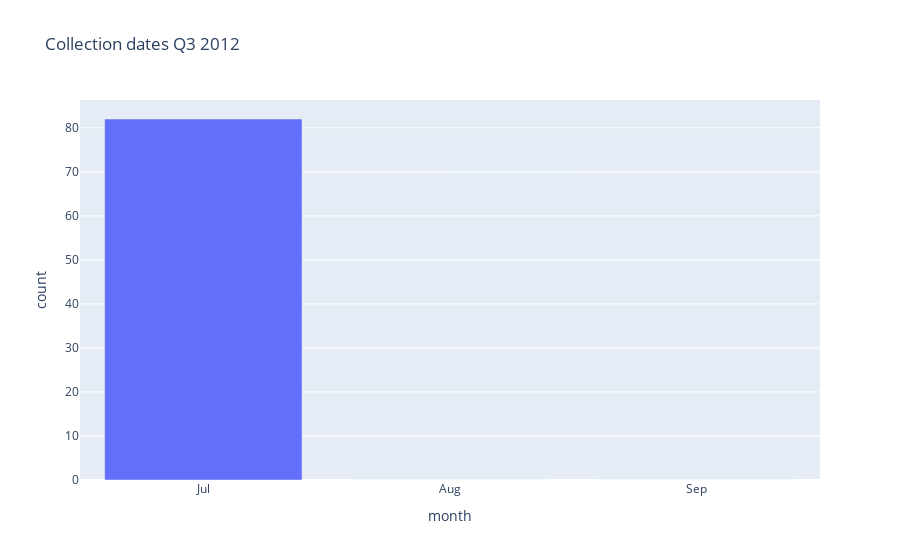

The notebook cell this image was saved under:
### Code cell
px.bar(df_collection_dates, x='month', y='count', title=f"Collection dates {quarter} {year}")

### Figure 1 — Plotly figure (JSON) as saved in the notebook; plotly's stock layout.template omitted (floating-point values rounded to 4 significant figures)
{"data": [{"alignmentgroup": "True", "hovertemplate": "month=%{x}<br>count=%{y}<extra></extra>", "legendgroup": "", "marker": {"color": "#636efa", "pattern": {"shape": ""}}, "name": "", "offsetgroup": "", "orientation": "v", "showlegend": false, "textposition": "auto", "type": "bar", "x": ["Jul", "Aug", "Sep"], "xaxis": "x", "y": [82, 0, 0], "yaxis": "y"}], "layout": {"barmode": "relative", "legend": {"tracegroupgap": 0}, "title": {"text": "Collection dates Q3 2012"}, "xaxis": {"anchor": "y", "domain": [0, 1], "title": {"text": "month"}}, "yaxis": {"anchor": "x", "domain": [0, 1], "title": {"text": "count"}}}}
